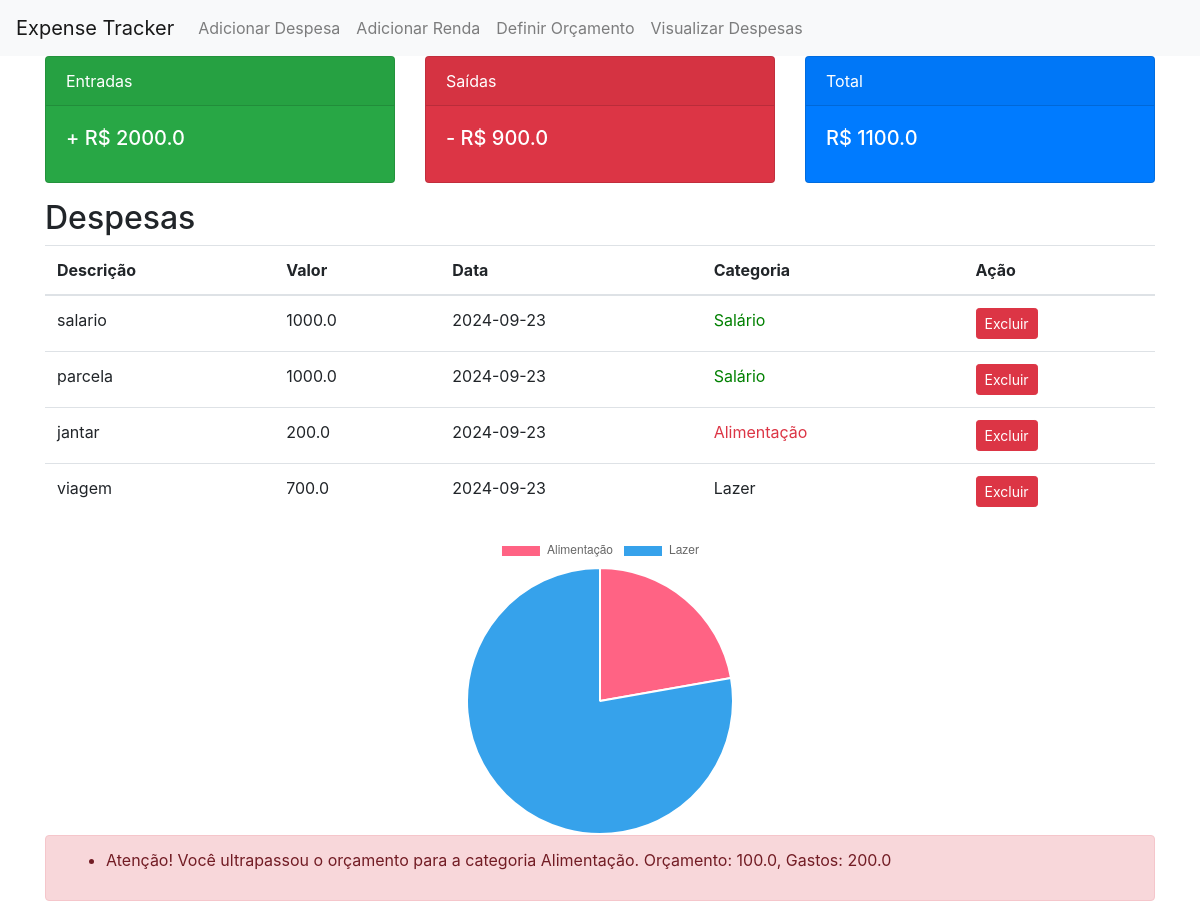
The page / on the database its author committed.
### models.py (models this page shows)
class Expense(db.Model):
    id = db.Column(db.Integer, primary_key=True)
    amount = db.Column(db.Float, nullable=False)
    date = db.Column(db.Date, nullable=False, default=datetime.utcnow)
    description = db.Column(db.String(200), nullable=True)
    category_id = db.Column(db.Integer, db.ForeignKey('category.id'), nullable=False)
    category = db.relationship('Category', backref=db.backref('expenses', lazy=True))
    is_income = db.Column(db.Boolean, nullable=False)  # Campo para indicar se é entrada (True) ou saída (False)
    @staticmethod
    def total_expenses_by_category(category_id):
        total = db.session.query(db.func.sum(Expense.amount)).filter_by(category_id=category_id, is_income=False).scalar()
        return total if total else 0.0

class Category(db.Model):
    id = db.Column(db.Integer, primary_key=True)
    name = db.Column(db.String(100), nullable=False)

### app.py (the view)
@app.route('/')
def index():
    categories = Category.query.all()
    expenses = Expense.query.all()
    budgets = Budget.query.all()
    incomes = [expense for expense in expenses if expense.is_income]
    total_income = db.session.query(db.func.sum(Expense.amount)).filter_by(is_income=True).scalar() or 0.0
    total_expense = db.session.query(db.func.sum(Expense.amount)).filter_by(is_income=False).scalar() or 0.0
    total_balance = total_income - total_expense
    category_expense_data = []
    for category in categories:
        total_expenses = Expense.total_expenses_by_category(category.id)
        if total_expenses > 0:
            category_expense_data.append({
                'category': category.name,
                'total_expenses': total_expenses
            })
    alerts = []
    category_budget_exceeded = {}
    for category in categories:
        total_expenses = Expense.total_expenses_by_category(category.id)
        budget = Budget.get_budget_for_category(category.id)
        if budget and total_expenses > budget:
            alerts.append(f"Atenção! Você ultrapassou o orçamento para a categoria {category.name}. Orçamento: {budget}, Gastos: {total_expenses}")
            category_budget_exceeded[category.id] = True
        else:
            category_budget_exceeded[category.id] = False
    category_expense_data_json = json.dumps(category_expense_data)
    return render_template('index.html', categories=categories, incomes=incomes, expenses=expenses, budgets=budgets,
                           total_income=total_income, total_expense=total_expense, total_balance=total_balance,
                           alerts=alerts, category_expense_data_json=category_expense_data_json,
                           category_budget_exceeded=category_budget_exceeded)

### models.py (called while the page is built)
    @staticmethod
    def get_budget_for_category(category_id):
        budget = Budget.query.filter_by(category_id=category_id).first()
        return budget.amount if budget else 0.0

### templates/index.html (shortened to what this page needs)
{% extends "base.html" %}
{% block content %}
<div class="row">
    <div class="col-md-4">
        <div class="card text-white bg-success mb-3">
            <div class="card-header">Entradas</div>
            <div class="card-body">
                <h5 class="card-title">+ R$ {{ total_income }}</h5>
            </div>
        </div>
    </div>
    <div class="col-md-4">
        <div class="card text-white bg-danger mb-3">
            <div class="card-header">Saídas</div>
            <div class="card-body">
                <h5 class="card-title">- R$ {{ total_expense }}</h5>
            </div>
        </div>
    </div>
    <div class="col-md-4">
        <div class="card text-white bg-primary mb-3">
            <div class="card-header">Total</div>
            <div class="card-body">
                <h5 class="card-title">R$ {{ total_balance }}</h5>
            </div>
        </div>
    </div>
</div>
<h2>Despesas</h2>
<table class="table">
    <thead>
        <tr>
            <th>Descrição</th>
            <th>Valor</th>
            <th>Data</th>
            <th>Categoria</th>
            <th>Ação</th>
        </tr>
    </thead>
    <tbody>
        {% for expense in expenses %}
            <tr>
                <td>{{ expense.description }}</td>
                <td>{{ expense.amount }}</td>
                <td>{{ expense.date }}</td>
                <td>
                    <span class="{% if category_budget_exceeded[expense.category_id] %}text-danger{% elif expense.is_income %}income-category{% endif %}"
                          title="{% if category_budget_exceeded[expense.category_id] %}Orçamento ultrapassado{% elif expense.is_income %}Renda{% endif %}">
                        {{ expense.category.name }}
                    </span>
                </td>
                <td>
                    <form action="{{ url_for('delete_expense', expense_id=expense.id) }}" method="post" style="display:inline;">
                        <button type="submit" class="btn btn-danger btn-sm">Excluir</button>
                    </form>
                </td>
            </tr>
        {% endfor %}
    </tbody>
</table>
<div class="d-flex justify-content-center">
    <canvas id="categoryExpenseChart" style="max-width: 300px; max-height: 300px;"></canvas>
</div>
{% if alerts %}
    <div class="alert alert-danger" role="alert">
        <ul>
            {% for alert in alerts %}
                <li>{{ alert }}</li>
            {% endfor %}
        </ul>
    </div>
{% endif %}
<script>
    document.addEventListener('DOMContentLoaded', function() {
        var ctx = document.getElementById('categoryExpenseChart').getContext('2d');
        var categoryExpenseData = JSON.parse('{{ category_expense_data_json | safe }}');
        console.log(categoryExpenseData);  // Adiciona esta linha para depuração
        var labels = categoryExpenseData.map(function(data) {
            return data.category;
        });
        var data = categoryExpenseData.map(function(data) {
            return data.total_expenses;
        });
        var myPieChart = new Chart(ctx, {
            type: 'pie',
            data: {
                labels: labels,
                datasets: [{
                    data: data,
                    backgroundColor: [
                        '#ff6384',
                        '#36a2eb',
                        '#cc65fe',
                        '#ffce56',
                        '#ff9f40',
                        '#4bc0c0'
                    ],
                    hoverBackgroundColor: [
                        '#ff6384',
                        '#36a2eb',
                        '#cc65fe',
                        '#ffce56',
                        '#ff9f40',
                        '#4bc0c0'
                    ]
                }]
            }
        });
    });
</script>
{% endblock %}

### templates/index.html (style rules this page uses)
.income-category { color: green; }

### rows shown on the page
Expense: description "salario", amount "1000.0", date "2024-09-23", category.name "Salário"
Expense: description "parcela", amount "1000.0", date "2024-09-23", category.name "Salário"
Expense: description "jantar", amount "200.0", date "2024-09-23", category.name "Alimentação"
Expense: description "viagem", amount "700.0", date "2024-09-23", category.name "Lazer"

### other values the page prints
{{ total_income }} "2000.0"
{{ total_expense }} "900.0"
{{ total_balance }} "1100.0"
{{ alert }} "Atenção! Você ultrapassou o orçamento para a categoria Alimentação. Orçamento: 100.0, Gastos: 200.0"
